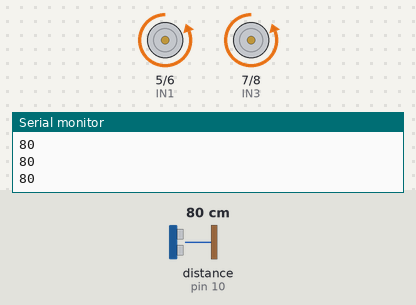
A sketch run on a simulated Arduino Uno, built with avr-gcc and run on an emulated ATmega328P. Parts: motor-driver pin pairs drawn as motors (green arrow = first pin HIGH = forward, orange = second pin HIGH = backward, longer = more drive), the last lines printed to the serial monitor. Wiring (inferred from the names in the program): ultrasonic range finder: trigger pin 9; echo pin 10. The inputs (shaded band) are chosen by the test bench; at power-on: distance to the obstacle (sensor on pin 10) 80 cm. The echo pulse lasts 58.3 µs per cm.

Above: at 1.2 s.
1.3 s: distance to the obstacle (sensor on pin 10) set to 2 cm
At 2.2 s:
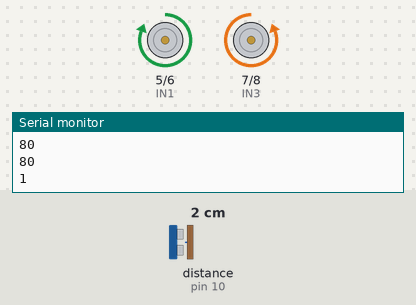
4.3 s: distance to the obstacle (sensor on pin 10) set to 24 cm
7.3 s: distance to the obstacle (sensor on pin 10) set to 27 cm
At 8.4 s:
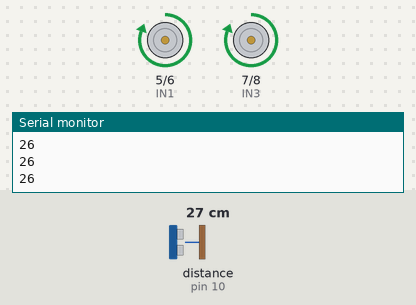
10.3 s: distance to the obstacle (sensor on pin 10) set to 4 cm
13.3 s: distance to the obstacle (sensor on pin 10) set to 35 cm
At 15.19 s:
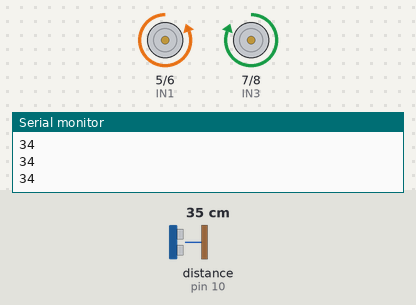
Timing chart, 0 to 17.3 s (numbered marks = the images above; inputs shaded):
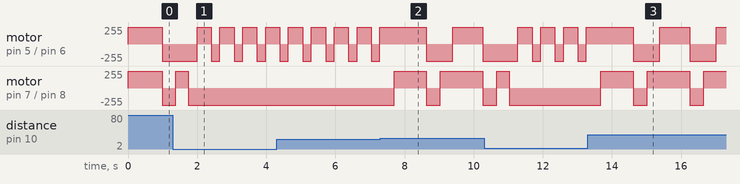

The sketch:

ObstacleAvoider.ino
```cpp
// Golden test sketch: a two-wheel obstacle avoider.
// L298N motor driver with ENA/ENB jumpers fitted (full speed), HC-SR04 ultrasonic sensor.
// Uses only digital pins, so it runs on the Phase 0 emulator.

const int IN1 = 5, IN2 = 6;   // left motor
const int IN3 = 7, IN4 = 8;   // right motor
const int TRIG = 9, ECHO = 10;

void setup() {
  pinMode(IN1, OUTPUT);
  pinMode(IN2, OUTPUT);
  pinMode(IN3, OUTPUT);
  pinMode(IN4, OUTPUT);
  pinMode(TRIG, OUTPUT);
  pinMode(ECHO, INPUT);
  Serial.begin(115200);
}

long readDistanceCm() {
  digitalWrite(TRIG, LOW);
  delayMicroseconds(2);
  digitalWrite(TRIG, HIGH);
  delayMicroseconds(10);
  digitalWrite(TRIG, LOW);
  long duration = pulseIn(ECHO, HIGH, 30000);  // microseconds, 0 if nothing is in range
  if (duration == 0) return 999;
  return duration / 58;
}

// -1 = backward, 0 = brake, +1 = forward
void drive(int left, int right) {
  digitalWrite(IN1, left > 0);
  digitalWrite(IN2, left < 0);
  digitalWrite(IN3, right > 0);
  digitalWrite(IN4, right < 0);
}

long lastCm = -1;
int unchanged = 0;   // readings in a row that did not change while driving forward

void loop() {
  long cm = readDistanceCm();
  Serial.println(cm);
  if (cm < 25) {
    drive(-1, -1);   // back off
    delay(250);
    drive(1, -1);    // turn right in place
    delay(350);
    unchanged = 0;
  } else {
    // The narrow ultrasonic beam misses boxes beside the robot. If the distance stays the
    // same for about a second while driving forward, the robot is probably stuck on one.
    if (labs(cm - lastCm) <= 1) unchanged++;
    else unchanged = 0;
    if (unchanged >= 15) {
      drive(-1, -1);
      delay(400);
      drive(-1, 1);  // turn left in place
      delay(300);
      unchanged = 0;
    } else {
      drive(1, 1);
    }
  }
  lastCm = cm;
  delay(60);         // the HC-SR04 needs at least 60 ms between measurements
}
```

Measured:
- the behaviour switches between 25 and 26 cm on distance to the obstacle (sensor on pin 10) (found by bisection; images 1 and 2)
- after the input at 7.3 s, motor on pin 7 (IN3) / pin 8 (IN4): backward 255/255 → forward 255/255 after 0.40 s, → backward 255/255 0.93 s later, → forward 255/255 0.40 s later, → backward 255/255 1.2 s later
- after the input at 13.3 s, motor on pin 5 (IN1) / pin 6 (IN2): alternates forward 255/255 for 0.88 s and backward 255/255 for 0.76 s, starting after 1.3 s; motor on pin 7 (IN3) / pin 8 (IN4): goes forward 255/255 0.94 s, backward 255/255 0.40 s, forward 255/255 1.2 s, backward 255/255 0.40 s, then forward 255/255, starting after 0.38 s
- by itself, motor on pin 5 (IN1) / pin 6 (IN2): alternates forward 255/255 for 0.41 s and backward 255/255 for 0.25 s
